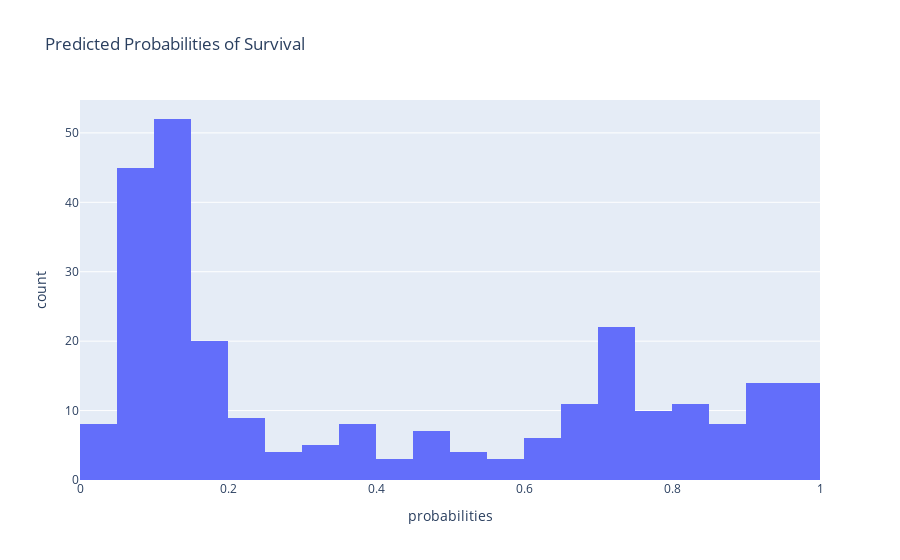

The notebook cell saved with this chart:
### Code cell
fig = px.histogram(probs, nbins=20, 
                   x='probabilities',
                   title='Predicted Probabilities of Survival')
fig.show()

### Figure 1 — Plotly figure (JSON) as saved in the notebook; plotly's stock layout.template omitted (floating-point values rounded to 4 significant figures; data arrays with more than 128 entries replaced by an {"elided": "..."} marker saying what was removed)
{"data": [{"alignmentgroup": "True", "bingroup": "x", "hovertemplate": "probabilities=%{x}<br>count=%{y}<extra></extra>", "legendgroup": "", "marker": {"color": "#636efa"}, "name": "", "nbinsx": 20, "offsetgroup": "", "orientation": "v", "showlegend": false, "type": "histogram", "x": {"elided": "264 float values"}, "xaxis": "x", "yaxis": "y"}], "layout": {"barmode": "relative", "legend": {"tracegroupgap": 0}, "title": {"text": "Predicted Probabilities of Survival"}, "xaxis": {"anchor": "y", "domain": [0, 1], "title": {"text": "probabilities"}}, "yaxis": {"anchor": "x", "domain": [0, 1], "title": {"text": "count"}}}}
